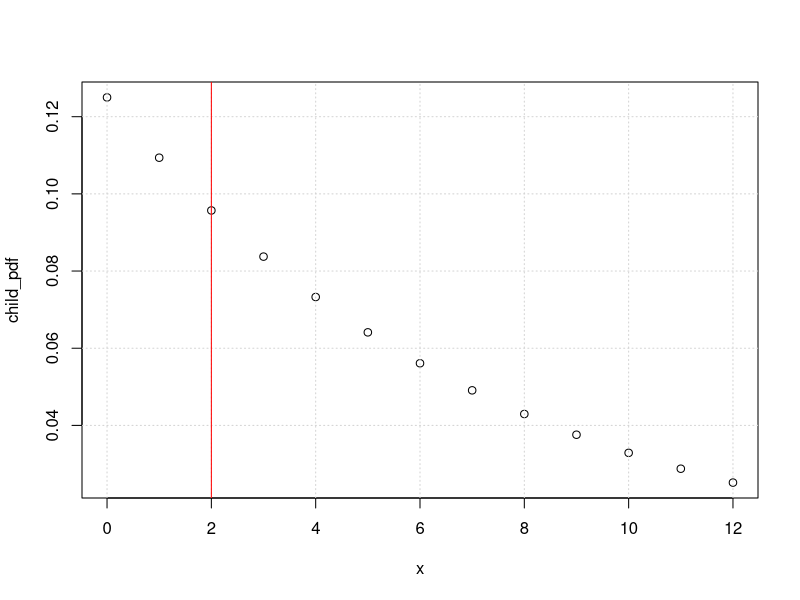
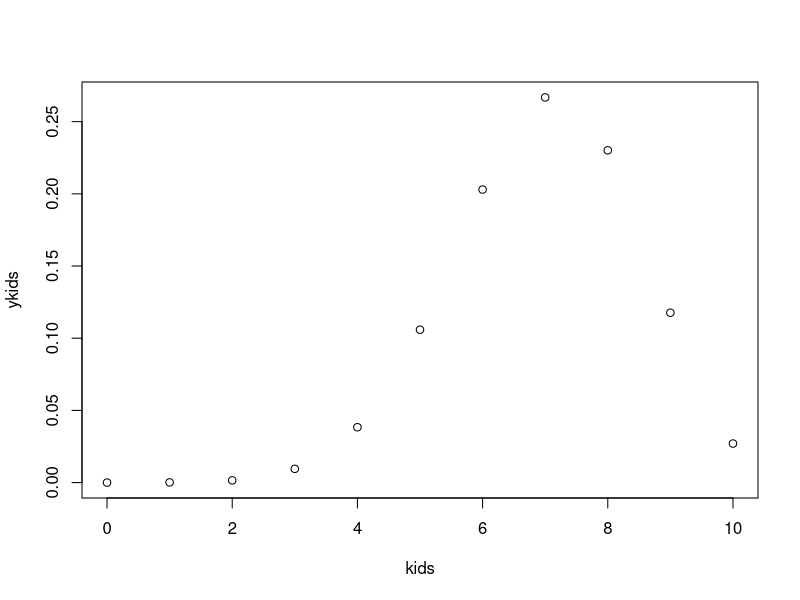
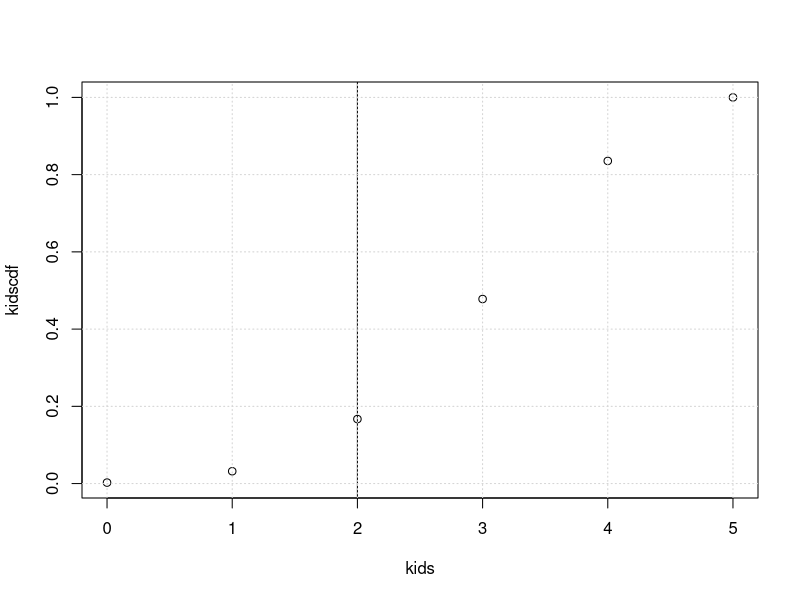
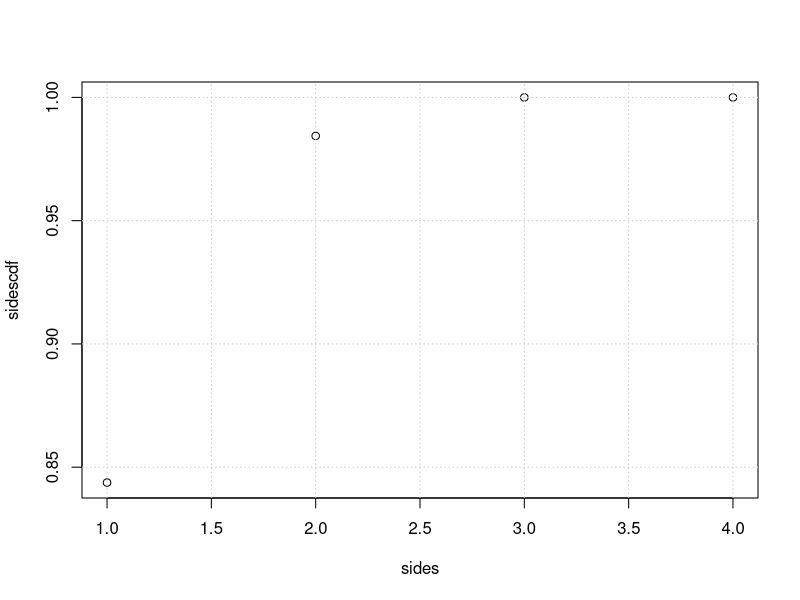
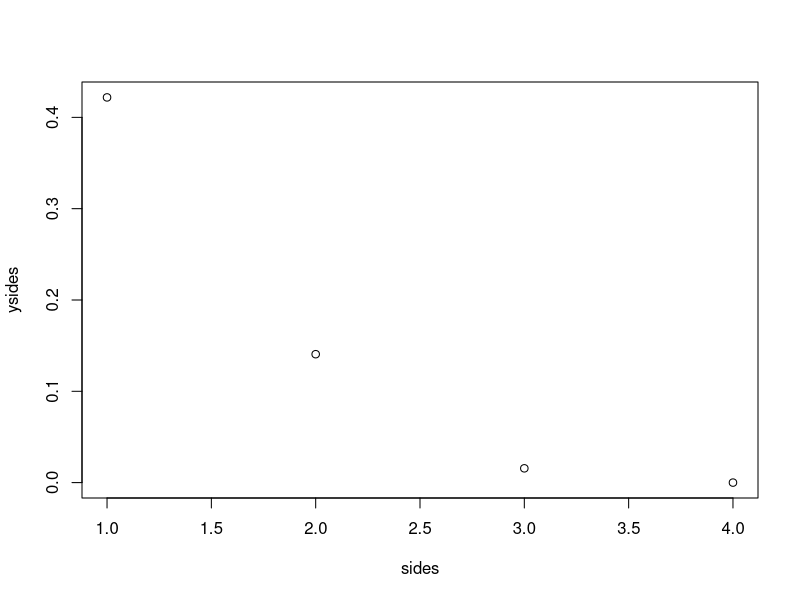

Generate these figures, in order, with R:
## ---- chunk 1
knitr::opts_chunk$set(echo = TRUE)
## ---- chunk 2
pblue=0.125
pnotblue=1-pblue

p_blue_3= pnotblue*pnotblue*pblue

print(p_blue_3)
## ---- chunk 3
x=0:12

child_pdf=dgeom(x, prob=0.125)

plot(x,child_pdf)
grid()

abline(v=2,col="red")
## ---- chunk 4
dgeom(2,prob=0.125)
## ---- chunk 5
p=0.125
1/p
## ---- chunk 6
((1-p)/p^2)^0.5
## ---- chunk 7
kids=0:10

#r uses "size" for the value of N,  we want dbinom to get the pdf

ykids=dbinom(kids,size=10,prob=0.697)

plot(kids,ykids)

## ---- chunk 8
#we want dbinom() at N=0,k=6, p=0.697

dbinom(x=6,size=10,p=0.697)
## ---- chunk 9
#here's the plot,

kids=0:5

kidscdf=pbinom(kids,size=5, p=0.697)

plot(kids,kidscdf)

abline(v=2)

grid()
## ---- chunk 10


pbinom(2,size=5,p=0.697)
## ---- chunk 11
1-pbinom(0,size=5,p=0.697)
## ---- chunk 12
P_one_nun=1-((3/4)^3)
P_one_nun
P_one_nun_binom=1-pbinom(0,size=3,prob=0.25)
P_one_nun_binom
## ---- chunk 13
P_two_nun=dbinom(2,size=3,prob=0.25)
P_two_nun
## ---- chunk 14
P_one_hei=dbinom(1,size=3,prob=0.25)
P_one_hei
## ---- chunk 15
P_two_gimels=pbinom(2,size=3,prob=0.25)
P_two_gimels

sides=1:4
sidescdf=pbinom(sides,size=3, p=0.25)
plot(sides,sidescdf)
grid()
## ---- chunk 16
N=3
k=1:4
p=0.25

#r uses "size" for the value of N,  we want dbinom to get the pdf

ysides=dbinom(k,size=N,prob=p)

plot(sides,ysides)
